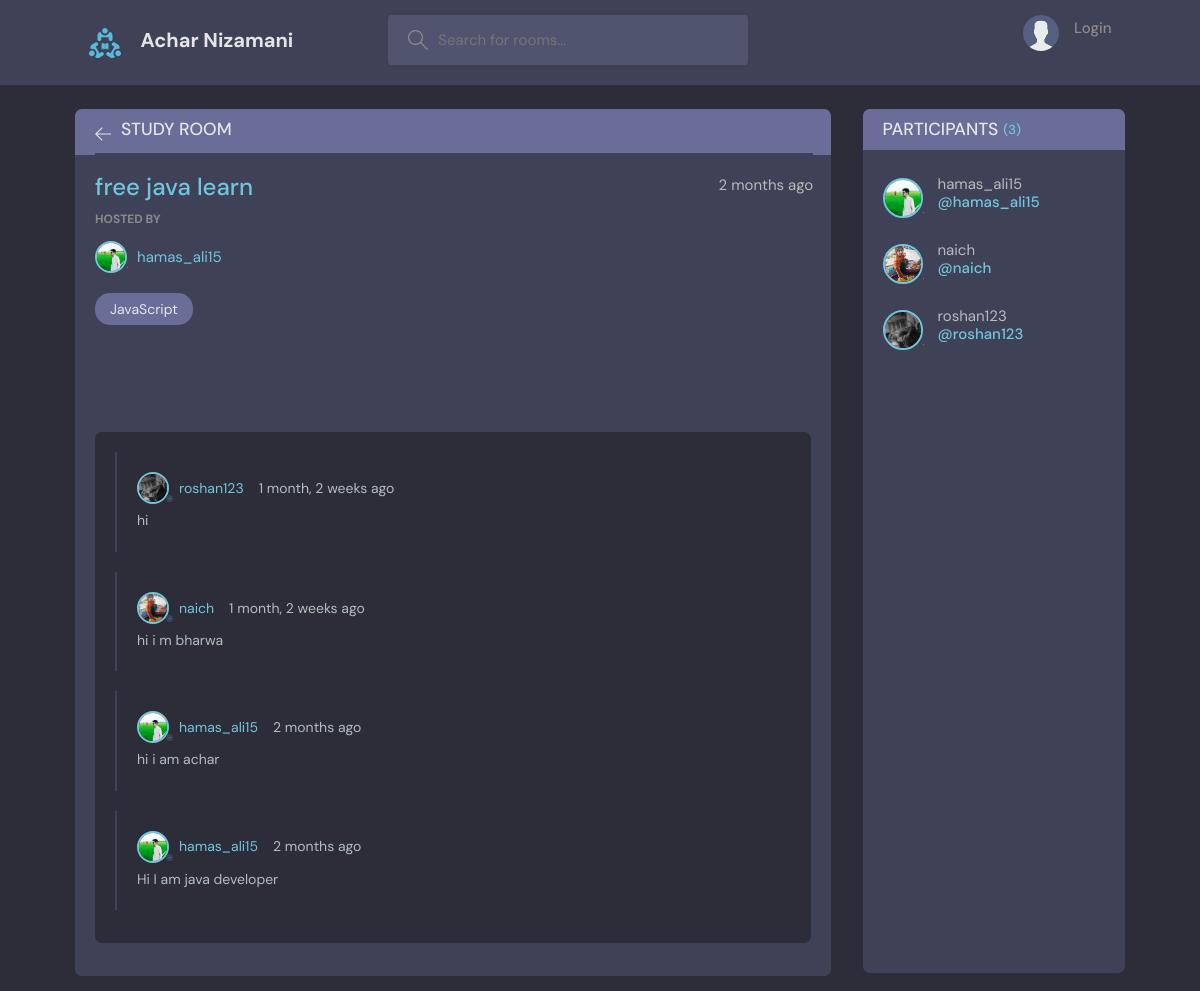
Page /room/2/ on the committed database.
### base/models.py (models this page shows, shortened)
class Room(models.Model):
    host = models.ForeignKey(User, on_delete=models.SET_NULL, null=True)
    topic = models.ForeignKey(Topic, on_delete=models.SET_NULL, null=True)
    name = models.CharField(max_length=200)
    admin = models.CharField(max_length=200)
    description = models.TextField(null=True, blank=True)
    participents = models.ManyToManyField(User, related_name='participents', blank=True)
    updated = models.DateTimeField(auto_now=True)
    created = models.DateTimeField(auto_now_add=True)
    class Meta:
        ordering = ['-updated', '-created']

class User(AbstractUser):
    name=models.CharField(max_length=50 ,null=True)
    username=models.CharField(unique=True,max_length=50 ,null=True)
    email=models.EmailField(unique=True, null=True)
    bio=models.TextField(null=True)
    avtar=models.ImageField(null=True, default='avatar.svg')
    USERNAME_FIELD='email'
    REQUIRED_FIELDS=['username']

class Message(models.Model):
    user= models.ForeignKey(User, on_delete=models.CASCADE)
    room= models.ForeignKey(Room, on_delete=models.CASCADE)
    body= models.TextField()
    updated= models.DateTimeField(auto_now=True)
    created= models.DateTimeField(auto_now_add=True)
    class Meta:
         ordering = ['-updated', '-created']

### base/views.py (the view, shortened to what this page needs)
# urls.py: path('room/<str:pk>/', views.room, name="room"),
def room(request,pk):
    room = Room.objects.get(id=pk)
    room_msg = room.message_set.all().order_by('-created')
    participents= room.participents.all()
    participents_count=participents.count()
    context = {'room':room, 'room_msg':room_msg , 'participents':participents,'participents_count':participents_count}
    return render(request, 'base/room.html',context)

### base/templates/base/room.html (shortened to what this page needs)
{% extends 'main_template.html' %}
{% block content %}
    <main class="profile-page layout layout--2">
      <div class="container">
        <div class="room">
          <div class="room__top">
            <div class="room__topLeft">
              <a href="{% url 'home' %}">
                <svg version="1.1" xmlns="http://www.w3.org/2000/svg" width="32" height="32" viewBox="0 0 32 32">
                  <title>arrow-left</title>
                  <path
                    d="M13.723 2.286l-13.723 13.714 13.719 13.714 1.616-1.611-10.96-10.96h27.625v-2.286h-27.625l10.965-10.965-1.616-1.607z"
                  ></path>
                </svg>
              </a>
              <h3>Study Room</h3>
            </div>
          </div>
          <div class="room__box scroll">
            <div class="room__header scroll">
              <div class="room__info">
                <h3>{{room.name}}</h3>
                <span>{{room.created |timesince}}  ago</span>
              </div>
              <div class="room__hosted">
                <p>Hosted By</p>
                <a href="{% url 'user-profile' room.host.id %}" class="room__author">
                  <div class="avatar avatar--small">
                    <img src="{{room.host.avtar.url}}" />
                  </div>
                  <span>{{room.host.username}}</span>
                </a>
              </div>
              <span class="room__topics">JavaScript</span>
            </div>
            <div class="room__conversation">
              <div class="threads scroll">
                {% for msg in room_msg %}
                <div class="thread">
                  <div class="thread__top">
                    <div class="thread__author">
                      <a href="{% url 'user-profile' msg.user.id %}" class="thread__authorInfo">
                        <div class="avatar avatar--small">
                          <img src="{{msg.user.avtar.url}}" />
                        </div>
                        <span>{{msg.user.username}}</span>
                      </a>
                      <span class="thread__date">{{msg.created | timesince}} ago</span>
                    </div>
                  </div>
                  <div class="thread__details">
                 {{msg.body}}
                  </div>
                </div>
               {% endfor %}
              </div>
            </div>
          </div>
        </div>
        <div class="participants">
          <h3 class="participants__top">Participants <span>({{participents_count}})</span></h3>
          <div class="participants__list scroll">
            {% for user in participents %}
            <a href="/user-profile/{{user.id}}" class="participant">
              <div class="avatar avatar--medium">
                <img src="{{user.avtar.url}}" />
              </div>
              <p>
                {{user.username}}
                <span>@{{user.username}}</span>
              </p>
            </a>
           {% endfor %}
          </div>
        </div>
      </div>
    </main>
{% endblock content %}

### rows in the picture
Room: name "free java learn", created "2 months", host.avtar (picture), host.username "hamas_ali15"
Message: user.avtar (picture), user.username "roshan123", created "1 month, 2 weeks", body "hi"
Message: user.avtar (picture), user.username "naich", created "1 month, 2 weeks", body "hi i m bharwa"
Message: user.avtar (picture), user.username "hamas_ali15", created "2 months", body "hi i am achar"
Message: user.avtar (picture), user.username "hamas_ali15", created "2 months", body "Hi I am java developer"
User: avtar (picture), username "hamas_ali15"
User: avtar (picture), username "naich"
User: avtar (picture), username "roshan123"

### other values in the picture
{{ participents_count }} "3"
